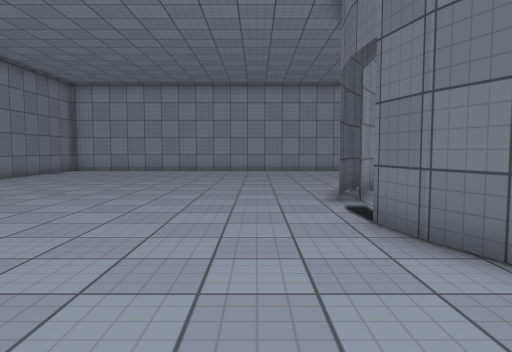
[1] (above)

16 first-person views from a walk through a scene from a Unity 3-D project. The camera is 1.2 m above the floor, tilts 4° down and sees 70° across. The floor is counted in squares, 1 m on a side. Each view is taken from the middle of a square. On the plan, view 1 faces up. The plan holds only what a view shows up to about 15 squares ahead; the rest is blank. The place goes on beyond the plan. The player character is not drawn. Surface patterns are stand-ins for the level's own textures.

[2]
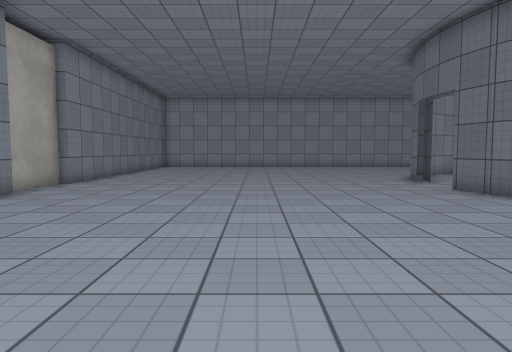

[3]
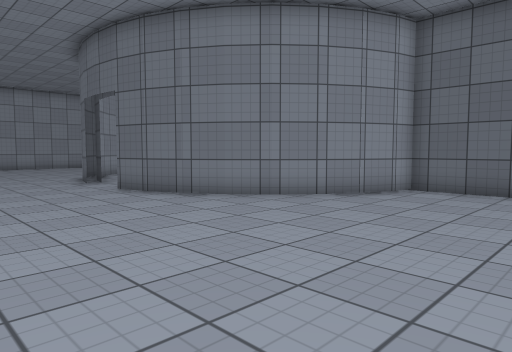

[4]
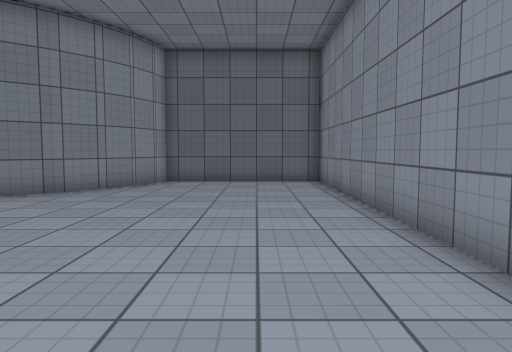

[5]
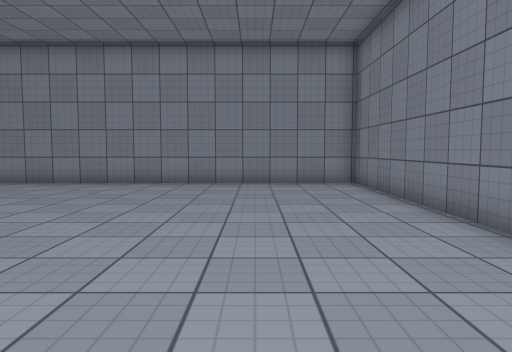

[6]
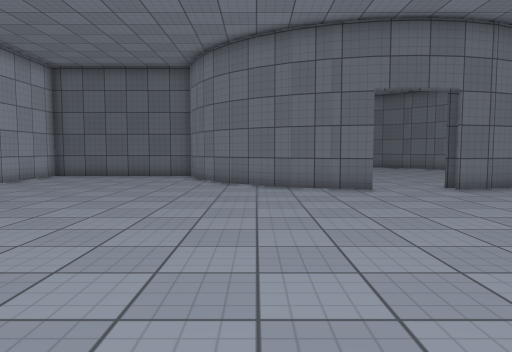

[7]
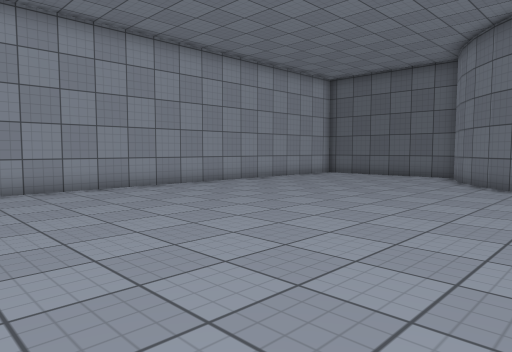

[8]
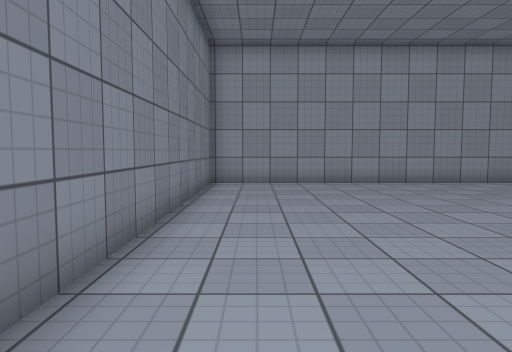

[9]
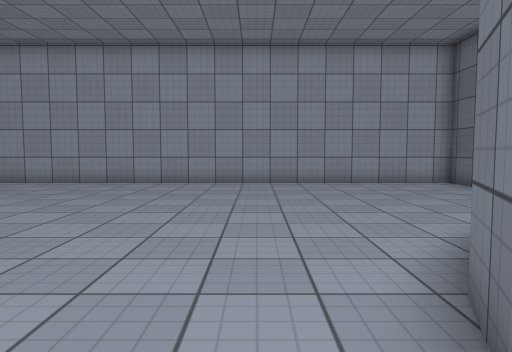

[10]
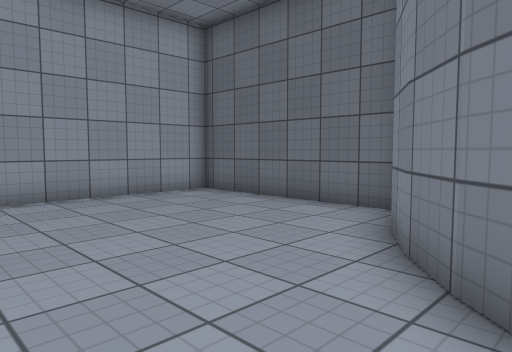

[11]
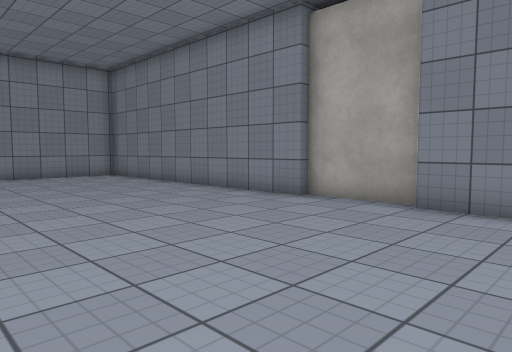

[12]
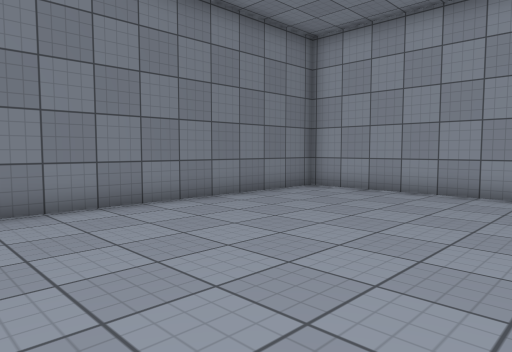

[13]
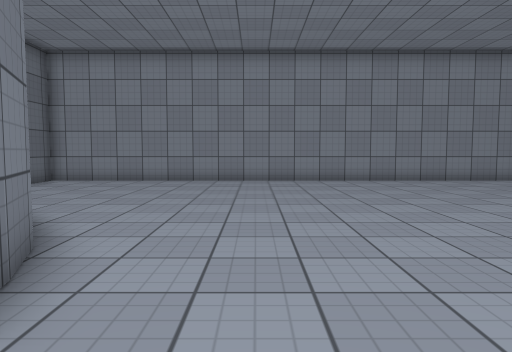

[14]
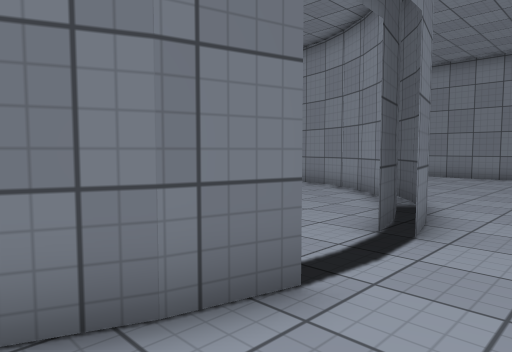

[15]
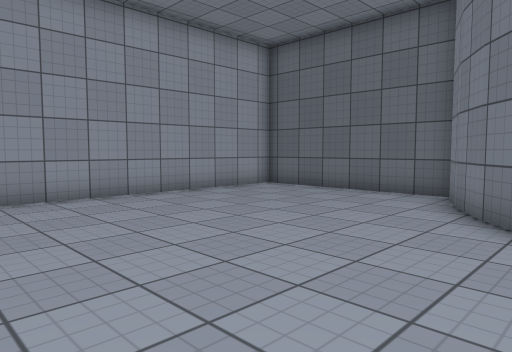

[16]
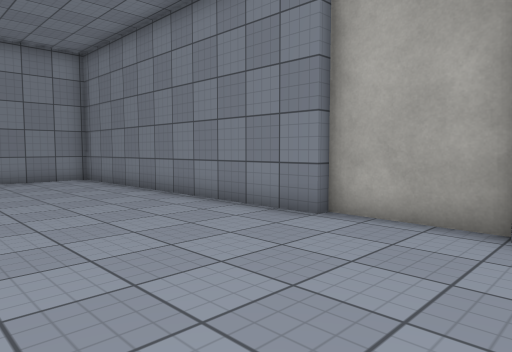

### Floor plan
Points are (right, up) in squares from view 1. A wall is a line through its corners. A room is listed if a view was taken in it or the views show most of it. See-through windows are left out.
Room 1 (views 1, 2, 3, 4, 5, 6, 7, 8, 9, 10, 11, 12, 13, 14, 15, 16)
walls: (1.9, 8.5) (2.3, 9.8); (2.4, 8.4) (2.7, 9.6); (2.2, 9.7) (2.7, 10.9) (3.4, 11.9) (4.3, 13); (2.2, 4.7) (1.9, 6.1); (2.7, 4.8) (2.4, 6.2); (2.8, 3.5) (2.2, 4.8); (3.2, 3.8) (2.7, 5); (-11, 8) (-11, 5); (-10.7, 5) (-10.7, -6.5) (8.4, -6.5); (3.4, 2.5) (2.7, 3.6); (4.1, 12.9) (5.2, 13.8); (5.1, 13.7) (6.2, 14.4) (7.5, 14.9); (5.2, 0.7) (4.2, 1.6) (3.3, 2.6); (6.3, 0.1) (5.1, 0.8); (8.1, 15) (8.1, 21.4) (-10.7, 21.4) (-10.7, 8); (7.4, -0.4) (6.2, 0.1); (8.1, -6.5) (8.1, -0.5) (7.3, -0.4)
ways out: gap at (2, 6)

Positions as (right, up) in squares from view 1, and headings:
1: (0, 0), facing up
2: (-4, -5), facing up
3: (-3, -5), facing up-right
4: (-6, -4), facing right
5: (-7, 7), facing down
6: (-9, 12), facing right
7: (-9, 10), facing up-right
8: (-9, 8), facing up
9: (1, 8), facing up
10: (1, 12), facing up-right
11: (-3, 11), facing down-left
12: (-3, 11), facing up-left
13: (0, 8), facing down
14: (0, 11), facing down-right
15: (-2, 12), facing up-right
16: (-5, 9), facing down-left
